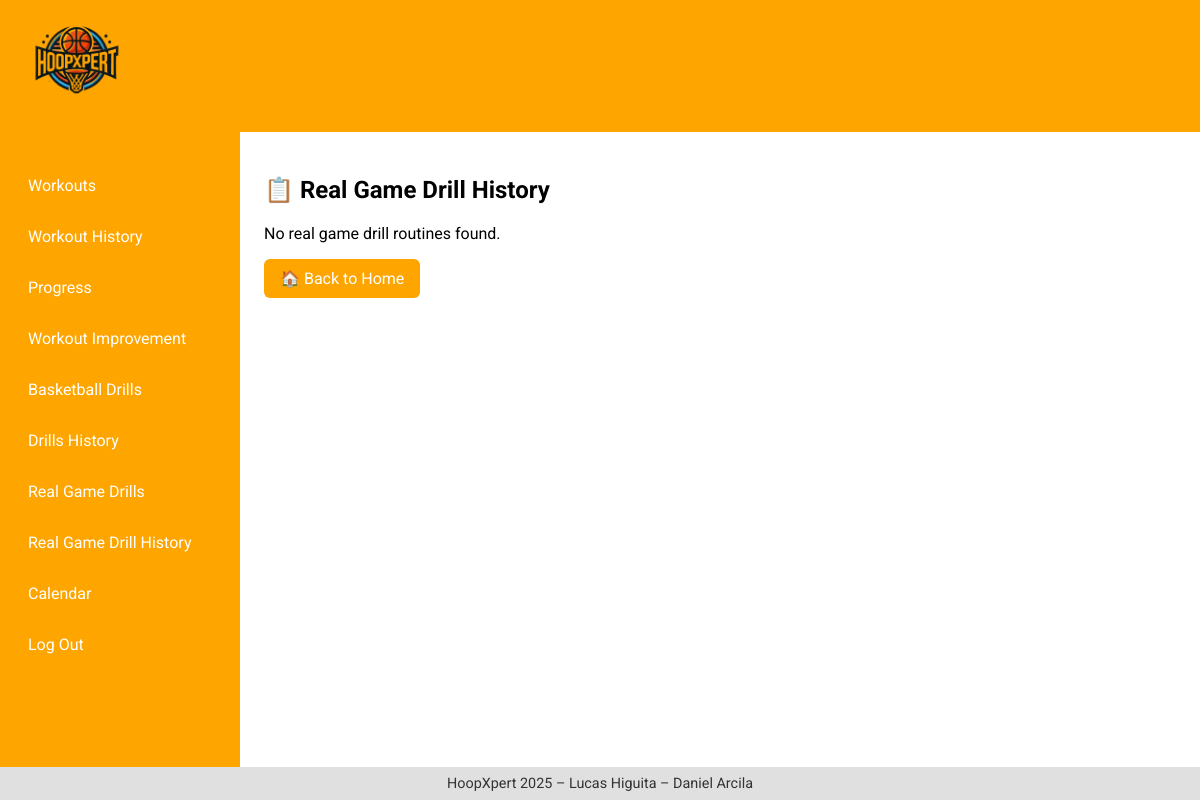
The app's page /real_game_drills_list/, older data.
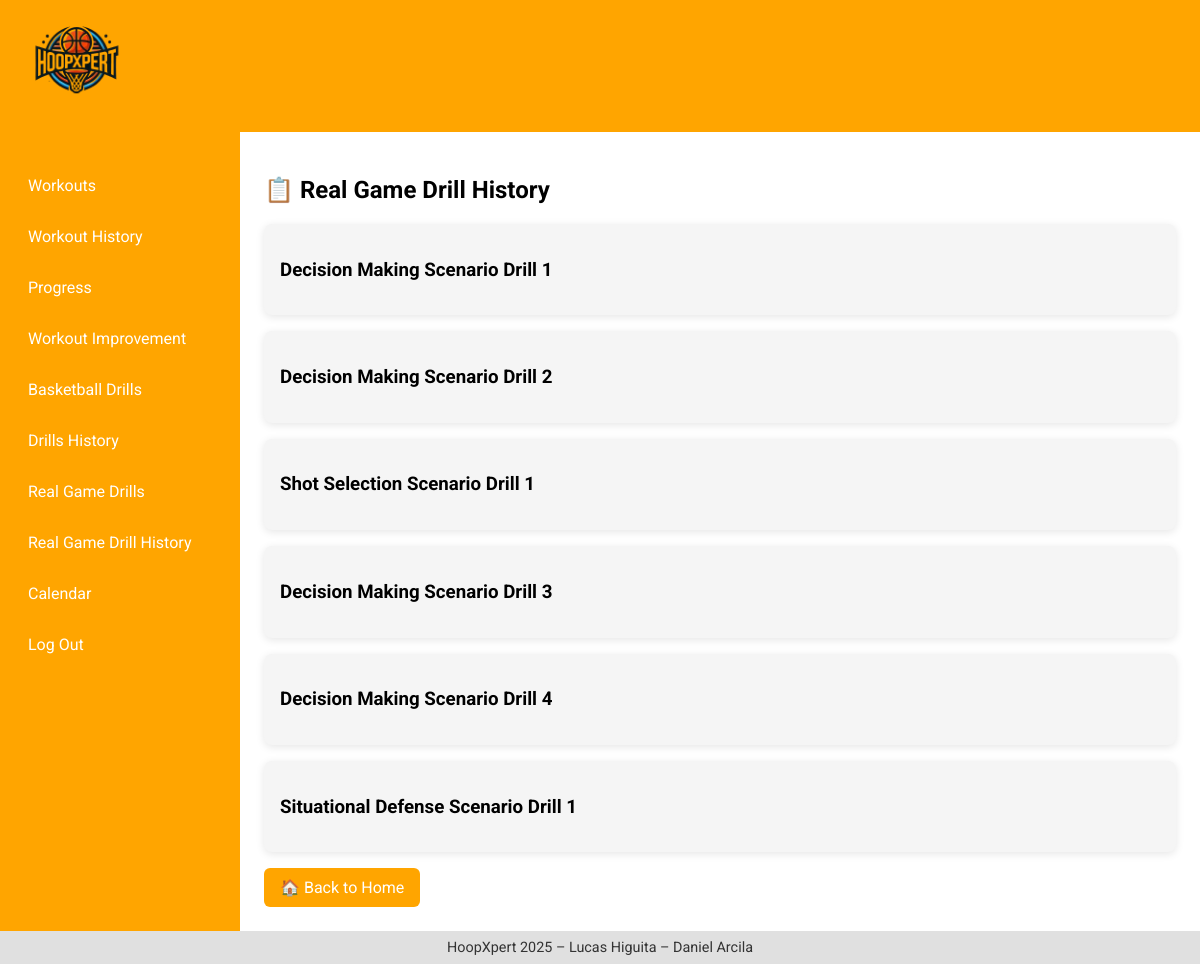
The same page, newer data.
### workout/models.py (models this page shows, shortened)
class RealGameDrillWorkout(models.Model):
    name = models.CharField(max_length=100)
    situation_type = models.CharField(max_length=100)  # Ej: 'Fast Break', 'Zone Defense', etc.
    drills = models.ManyToManyField(RealGameDrill)

### workout/views.py (the view)
# urls.py: path('real_game_drills_list/', workout_views.real_game_drills_list),
def real_game_drills_list(request):
    workouts = RealGameDrillWorkout.objects.all()
    return render(request, 'real_game_drills_list.html', {'workouts': workouts})

### workout/templates/real_game_drills_list.html (shortened to what this page needs)
{% extends 'base.html' %}
{% block content %}
<h2>📋 Real Game Drill History</h2>
{% if workouts %}
    {% for workout in workouts %}
    <div class="card">
        <h3>{{ workout.name }}</h3>
    </div>
    {% endfor %}
{% else %}
    <p>No real game drill routines found.</p>
{% endif %}
<a href="/main/" class="btn">🏠 Back to Home</a>
{% endblock %}

Row changes from the older to the newer data that the page shows:
added RealGameDrillWorkout: name "Decision Making Scenario Drill 1"
added RealGameDrillWorkout: name "Decision Making Scenario Drill 2"
added RealGameDrillWorkout: name "Shot Selection Scenario Drill 1"
added RealGameDrillWorkout: name "Decision Making Scenario Drill 3"
added RealGameDrillWorkout: name "Decision Making Scenario Drill 4"
added RealGameDrillWorkout: name "Situational Defense Scenario Drill 1"
Text that changed along with them:
text no longer shown: "No real game drill routines found."
